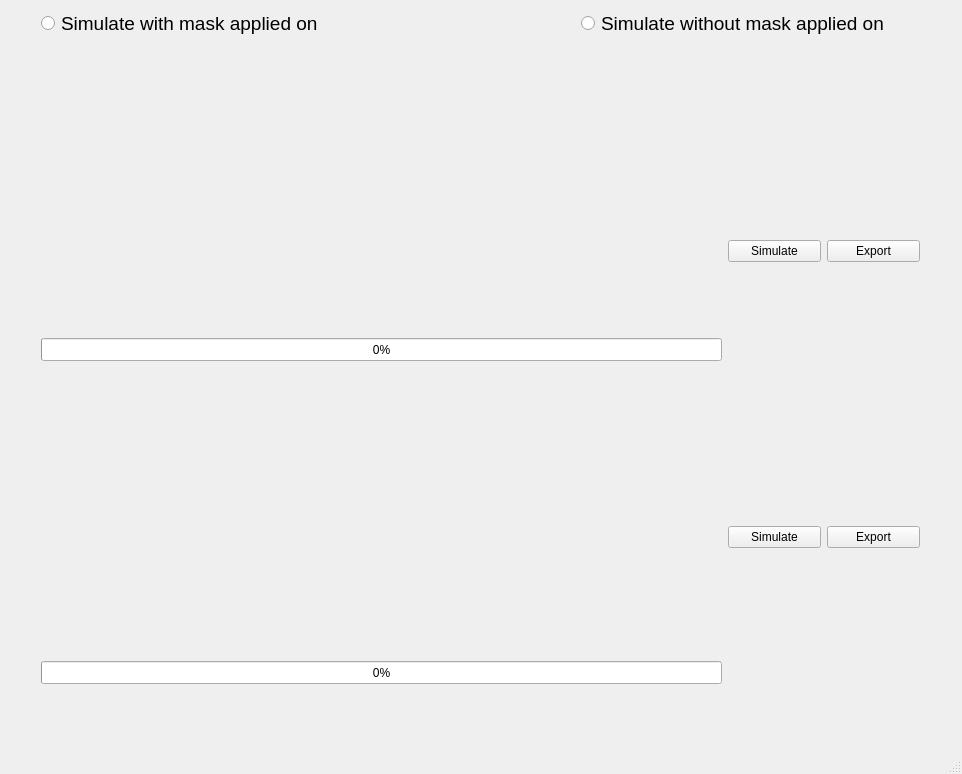
<?xml version="1.0" encoding="UTF-8"?>
<ui version="4.0">
 <class>MainWindow</class>
 <widget class="QMainWindow" name="MainWindow">
  <property name="geometry">
   <rect>
    <x>0</x>
    <y>0</y>
    <width>962</width>
    <height>774</height>
   </rect>
  </property>
  <property name="maximumSize">
   <size>
    <width>962</width>
    <height>16777215</height>
   </size>
  </property>
  <property name="windowTitle">
   <string>MainWindow</string>
  </property>
  <widget class="QWidget" name="centralwidget">
   <layout class="QGridLayout" name="gridLayout">
    <item row="0" column="0">
     <layout class="QVBoxLayout" name="verticalLayout_5">
      <item>
       <layout class="QHBoxLayout" name="horizontalLayout">
        <property name="spacing">
         <number>200</number>
        </property>
        <item>
         <widget class="QRadioButton" name="radioButton_mask_on">
          <property name="maximumSize">
           <size>
            <width>361</width>
            <height>41</height>
           </size>
          </property>
          <property name="font">
           <font>
            <pointsize>14</pointsize>
           </font>
          </property>
          <property name="text">
           <string>Simulate with mask applied on </string>
          </property>
         </widget>
        </item>
        <item>
         <widget class="QRadioButton" name="radioButton_mask_off">
          <property name="maximumSize">
           <size>
            <width>365</width>
            <height>41</height>
           </size>
          </property>
          <property name="font">
           <font>
            <pointsize>14</pointsize>
           </font>
          </property>
          <property name="text">
           <string>Simulate without mask applied on </string>
          </property>
         </widget>
        </item>
       </layout>
      </item>
      <item>
       <layout class="QHBoxLayout" name="horizontalLayout_4">
        <item>
         <layout class="QVBoxLayout" name="verticalLayout_4">
          <item>
           <layout class="QVBoxLayout" name="verticalLayout">
            <item>
             <widget class="MplWidget" name="ch1" native="true">
              <property name="maximumSize">
               <size>
                <width>681</width>
                <height>231</height>
               </size>
              </property>
             </widget>
            </item>
            <item>
             <widget class="QProgressBar" name="progressBar_ch1">
              <property name="maximumSize">
               <size>
                <width>681</width>
                <height>23</height>
               </size>
              </property>
              <property name="value">
               <number>0</number>
              </property>
              <property name="format">
               <string>%p%</string>
              </property>
             </widget>
            </item>
           </layout>
          </item>
          <item>
           <layout class="QVBoxLayout" name="verticalLayout_2">
            <item>
             <widget class="MplWidget" name="ch2" native="true">
              <property name="maximumSize">
               <size>
                <width>681</width>
                <height>231</height>
               </size>
              </property>
             </widget>
            </item>
            <item>
             <widget class="QProgressBar" name="progressBar_ch2">
              <property name="maximumSize">
               <size>
                <width>681</width>
                <height>23</height>
               </size>
              </property>
              <property name="value">
               <number>0</number>
              </property>
              <property name="format">
               <string>%p%</string>
              </property>
             </widget>
            </item>
           </layout>
          </item>
         </layout>
        </item>
        <item>
         <layout class="QVBoxLayout" name="verticalLayout_3">
          <item>
           <spacer name="verticalSpacer_2">
            <property name="orientation">
             <enum>Qt::Vertical</enum>
            </property>
            <property name="sizeHint" stdset="0">
             <size>
              <width>20</width>
              <height>138</height>
             </size>
            </property>
           </spacer>
          </item>
          <item>
           <layout class="QHBoxLayout" name="horizontalLayout_2">
            <item>
             <widget class="QPushButton" name="simulate_ch1">
              <property name="maximumSize">
               <size>
                <width>93</width>
                <height>28</height>
               </size>
              </property>
              <property name="sizeIncrement">
               <size>
                <width>93</width>
                <height>28</height>
               </size>
              </property>
              <property name="text">
               <string>Simulate</string>
              </property>
             </widget>
            </item>
            <item>
             <widget class="QPushButton" name="export_ch1">
              <property name="maximumSize">
               <size>
                <width>93</width>
                <height>28</height>
               </size>
              </property>
              <property name="text">
               <string>Export</string>
              </property>
             </widget>
            </item>
           </layout>
          </item>
          <item>
           <spacer name="verticalSpacer">
            <property name="orientation">
             <enum>Qt::Vertical</enum>
            </property>
            <property name="sizeHint" stdset="0">
             <size>
              <width>20</width>
              <height>258</height>
             </size>
            </property>
           </spacer>
          </item>
          <item>
           <layout class="QHBoxLayout" name="horizontalLayout_3">
            <item>
             <widget class="QPushButton" name="simulate_ch2">
              <property name="maximumSize">
               <size>
                <width>93</width>
                <height>28</height>
               </size>
              </property>
              <property name="sizeIncrement">
               <size>
                <width>93</width>
                <height>28</height>
               </size>
              </property>
              <property name="text">
               <string>Simulate</string>
              </property>
             </widget>
            </item>
            <item>
             <widget class="QPushButton" name="export_ch2">
              <property name="maximumSize">
               <size>
                <width>93</width>
                <height>28</height>
               </size>
              </property>
              <property name="text">
               <string>Export</string>
              </property>
             </widget>
            </item>
           </layout>
          </item>
          <item>
           <spacer name="verticalSpacer_3">
            <property name="orientation">
             <enum>Qt::Vertical</enum>
            </property>
            <property name="sizeHint" stdset="0">
             <size>
              <width>20</width>
              <height>158</height>
             </size>
            </property>
           </spacer>
          </item>
         </layout>
        </item>
       </layout>
      </item>
     </layout>
    </item>
   </layout>
  </widget>
  <widget class="QMenuBar" name="menubar">
   <property name="geometry">
    <rect>
     <x>0</x>
     <y>0</y>
     <width>962</width>
     <height>26</height>
    </rect>
   </property>
  </widget>
  <widget class="QStatusBar" name="statusbar"/>
 </widget>
 <customwidgets>
  <customwidget>
   <class>MplWidget</class>
   <extends>QWidget</extends>
   <header>mplwidget.h</header>
   <container>1</container>
  </customwidget>
 </customwidgets>
 <resources/>
 <connections/>
</ui>
